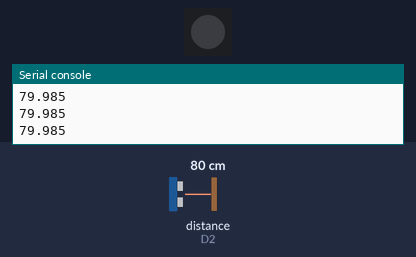
Recording of a program running on a simulated CircuitPython board. Parts: 1 RGB LEDs in strip order, left to right, the last lines printed to the serial console. Inputs (shaded band) come from the test bench; at power-on: distance to the obstacle (sensor on D2) 80 cm. The echo pulse lasts 58.3 µs per cm; dim RGB values are drawn brighter than linear.

Above: at 1.2 s.
1.3 s: distance to the obstacle (sensor on D2) set to 2 cm
At 2.4 s:
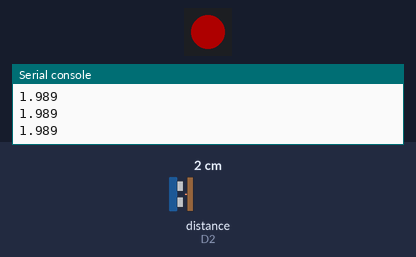
2.8 s: distance to the obstacle (sensor on D2) set to 9 cm
At 3.5 s:
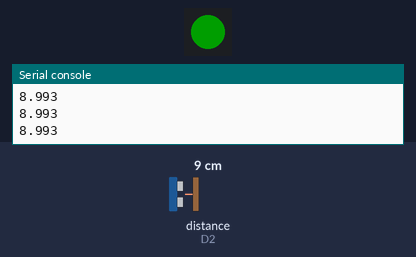
4.3 s: distance to the obstacle (sensor on D2) set to 4 cm
At 5.5 s:
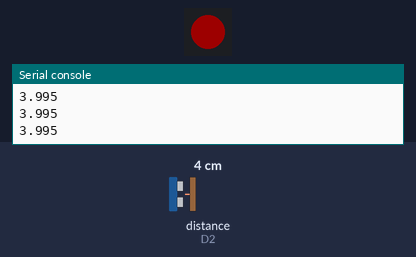
5.8 s: distance to the obstacle (sensor on D2) set to 10 cm
At 6.5 s:
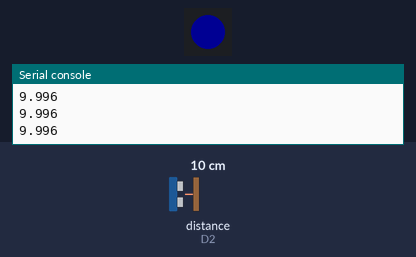
Timing chart, 0 to 8.3 s (numbered marks = the images above; inputs shaded):
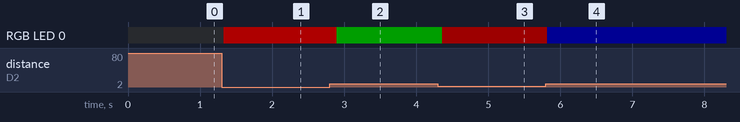

The program:

simpleio_mapping.py
```python
#Mason Divers
#Different version from the distance sensor
#thanks graham gilb for part the code
import time
import board
import adafruit_hcsr04
import neopixel
import simpleio

sonar = adafruit_hcsr04.HCSR04(trigger_pin=board.D3, echo_pin=board.D2)
Grant = neopixel.NeoPixel(board.NEOPIXEL, 1)#connecting the neopixel on the board to the code
Grant.brightness = .3  #setting the brightness of the light, from 0-1 brightness

while True:
    try:
        cm = sonar.distance
        simpleio.map_range(cm, 0, 20, 3, 20)
        print((sonar.distance))
        if cm < 7.5:
            red = simpleio.map_range(cm, 0, 6.5, 255, 0)
            green = simpleio.map_range(cm, 5, 7.5, 0, 230)
            Grant.fill((red, green, 0))
        if cm > 7.5 and cm < 12.5:
            green = simpleio.map_range(cm, 7.5, 10, 255, 0)
            blue = simpleio.map_range(cm, 9, 12.5, 0, 230)
            Grant.fill((0, green, blue))
        if cm > 12.5 and cm < 17.5:
            blue = simpleio.map_range(cm, 12.5, 15, 255, 0)
            red = simpleio.map_range(cm, 14, 17.5, 0, 240)
            Grant.fill((red, 0, blue))
        time.sleep(0.01)
    except RuntimeError:
        print("Retrying!")
    time.sleep(0.1)
```

Measured:
- after the input at 1.3 s, RGB LED 0: off → RGB(52, 0, 0) at once
- after the input at 2.8 s, RGB LED 0: RGB(52, 0, 0) → RGB(0, 30, 0) after 0.10 s
- after the input at 4.3 s, RGB LED 0: RGB(0, 30, 0) → RGB(29, 0, 0) after 0.06 s
- after the input at 5.8 s, RGB LED 0: RGB(29, 0, 0) → RGB(0, 0, 19) at once
